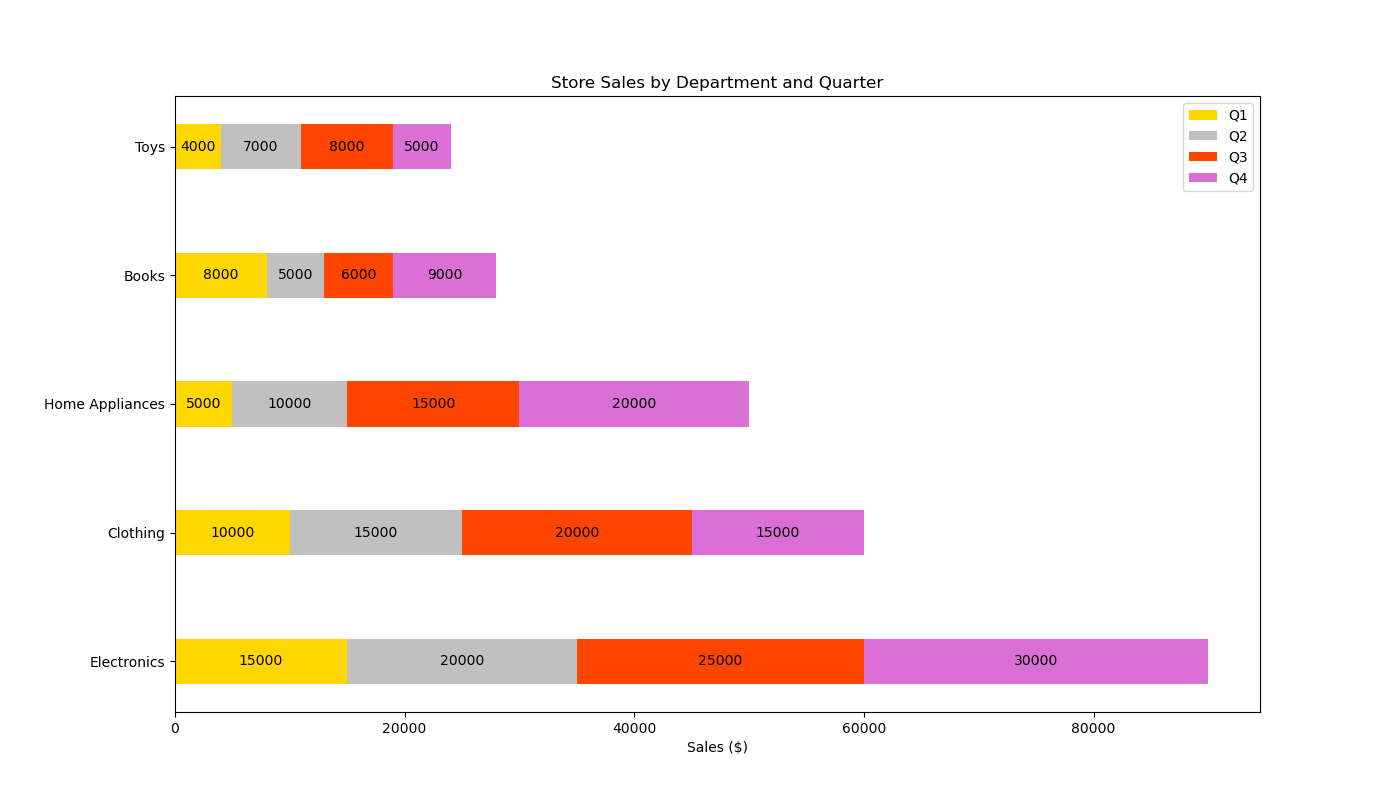

The script that drew this image:

import matplotlib.pyplot as plt
import numpy as np

# Data
departments = ['Electronics', 'Clothing', 'Home Appliances', 'Books', 'Toys']
Q1_Sales = np.array([15000, 10000, 5000, 8000, 4000])
Q2_Sales = np.array([20000, 15000, 10000, 5000, 7000])
Q3_Sales = np.array([25000, 20000, 15000, 6000, 8000])
Q4_Sales = np.array([30000, 15000, 20000, 9000, 5000])

ind = np.arange(len(Q1_Sales))  # the x locations for the departments
width = 0.35       # the width of the bars: can also be len(x) sequence

fig, ax = plt.subplots(figsize=(14, 8))

p1 = ax.barh(ind, Q1_Sales, width, color='#FFD700')
p2 = ax.barh(ind, Q2_Sales, width, left=Q1_Sales, color='#C0C0C0')
p3 = ax.barh(ind, Q3_Sales, width, left=Q1_Sales + Q2_Sales, color='#FF4500')
p4 = ax.barh(ind, Q4_Sales, width, left=Q1_Sales + Q2_Sales + Q3_Sales, color='#DA70D6')

ax.set_xlabel('Sales ($)')
ax.set_title('Store Sales by Department and Quarter')
ax.set_yticks(ind)
ax.set_yticklabels(departments)
ax.legend((p1[0], p2[0], p3[0], p4[0]), ('Q1', 'Q2', 'Q3', 'Q4'))
ax.bar_label(p1, label_type='center')
ax.bar_label(p2, label_type='center')
ax.bar_label(p3, label_type='center')
ax.bar_label(p4, label_type='center')

plt.show()
